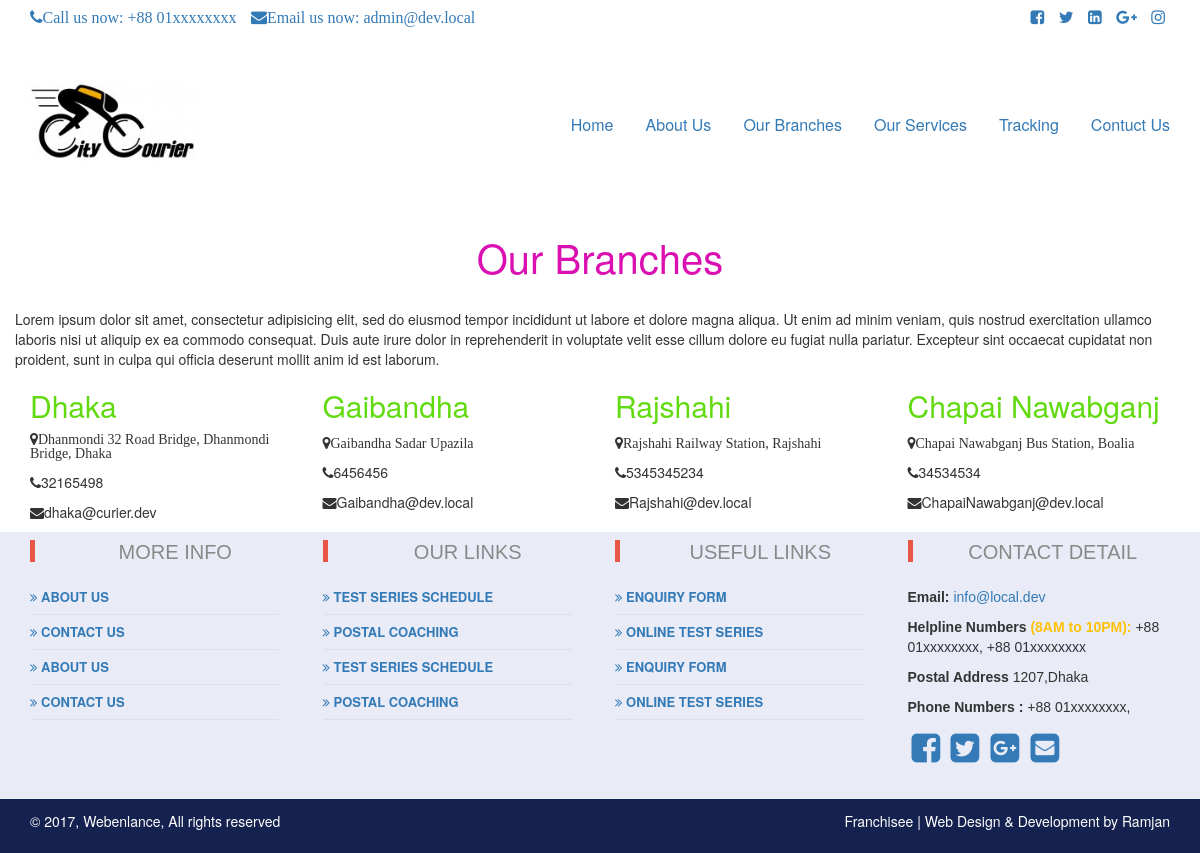
/branch.php, run on the app's committed database.
### tables this page shows
CREATE TABLE `branch` (
  `branch_id` int(11) NOT NULL,
  `branch_name` varchar(64) NOT NULL,
  `b_location` text NOT NULL,
  `b_phone` varchar(16) NOT NULL,
  `b_email` varchar(64) NOT NULL
);

### branch.php (the view, shortened to what this page needs)
	<?php include ('template/header.php'); ?>
</head>
<body>
	<?php include('template/nav.php');
$call = $connection->prepare("SELECT * FROM `branch`");
$call->execute();
$getdbvalue = $call->fetchAll();
 ?>
	<div class="container">
		<div class="row">
			<h4 class="b_title">Our Branches</h4>
			<p>Lorem ipsum dolor sit amet, consectetur adipisicing elit, sed do eiusmod
			tempor incididunt ut labore et dolore magna aliqua. Ut enim ad minim veniam,
			quis nostrud exercitation ullamco laboris nisi ut aliquip ex ea commodo
			consequat. Duis aute irure dolor in reprehenderit in voluptate velit esse
			cillum dolore eu fugiat nulla pariatur. Excepteur sint occaecat cupidatat non
			proident, sunt in culpa qui officia deserunt mollit anim id est laborum.</p>
		</div>
	</div>
	<div class="container">
		<div class="row">
            <?php foreach ($getdbvalue as $tablem ){ ?>
            <div class="col-lg-3">
                <h4 class="bre_title"><?php echo $tablem["branch_name"];?></h4>
	            <p> <i class="fa fa-map-marker"><?php echo $tablem["b_location"];?></i></p>
	            <p><i class="fa fa-phone"></i><?php echo $tablem["b_phone"];?></p>
	            <p><i class="fa fa-envelope"></i><?php echo $tablem["b_email"];?></p>
            </div>
            <?php } ?>
		</div>
	</div>
	<?php include('template/footer.php') ?>
</body>
</html>

### template/header.php (shortened to what this page needs)
<!DOCTYPE html>
<html>
<head>
	<link rel="stylesheet" href="css/bootstrap.min.css">
	<link rel="stylesheet" href="css/bootstrap-theme.min.css">
	<link rel="stylesheet" href="css/font-awesome.min.css">
	<link rel="stylesheet" href="css/jquery.bxslider.css">
	<link rel="stylesheet" href="css/style.css">

### template/nav.php
<nav class="navbar" >
		<div class="top-bar">
			<div class="container">
				<div class="row">
					<div class="col-lg-6">
						<ul class="list-inline">
							<li><a href=""><i class="fa fa-phone">Call us now: +88 01xxxxxxxx</i></a></li>
							<li><a href=""><i class="fa fa-envelope">Email us now: admin@dev.local</i></a></li>
						</ul>
					</div>
					<div class="col-lg-6 text-right ">
						<ul class="list-inline">
							<li><a href=""><i class="fa fa-facebook-square"></i></a></li>
							<li><a href=""><i class="fa fa-twitter"></i></a></li>
							<li><a href=""><i class="fa fa-linkedin-square"></i></a></li>
							<li><a href=""><i class="fa fa-google-plus"></i></a></li>
							<li><a href=""><i class="fa fa-instagram"></i></a></li>
						</ul>
					</div>
				</div>
			</div>
		</div>
		<div class="container">
			<div class="row">
				<div class="nav">
					<div class="col-lg-2">
						<div class="logo-header">
							<a href="index.php"><img src="images/logo.png" alt="logo"></a>
						</div>
					</div>
					<div class="col-lg-10">
						<div class="main-header">
							<ul class="nav nav-pills navbar-right">
								<li><a href="index.php">Home</a></li>
								<li><a href="about-us.php">About Us</a></li>
								<li><a href="branch.php">Our Branches</a></li>
								<li><a href="service.php">Our Services</a></li>
								<li><a href="ptracking.php">Tracking</a></li>
								<li><a href="contuct-us.php">Contuct Us</a></li>
							</ul>
						</div>
					</div>
				</div>
			</div>
		</div>
	</nav>

### template/footer.php (shortened to what this page needs)
<footer class="footer1">
<div class="container">
<div class="row">
            <div class="col-lg-3 col-md-3">
                <ul class="list-unstyled clear-margins">
                	<li class="widget-container widget_nav_menu">
                        <h1 class="title-widget">More Info</h1>
                         <ul>
                        	<li><a  href="#"><i class="fa fa-angle-double-right"></i> About Us</a></li>
                            <li><a  href="#"><i class="fa fa-angle-double-right"></i> Contact Us</a></li>
                            <li><a  href="#"><i class="fa fa-angle-double-right"></i> About Us</a></li>
                            <li><a  href="#"><i class="fa fa-angle-double-right"></i> Contact Us</a></li>
                        </ul>
					</li>
                </ul>
            </div>
            <div class="col-lg-3 col-md-3">
                <ul class="list-unstyled clear-margins">
                	<li class="widget-container widget_nav_menu">
                        <h1 class="title-widget">Our links</h1>
                        <ul>
							<li><a  href="#"><i class="fa fa-angle-double-right"></i>  Test Series Schedule</a></li>
                            <li><a  href="#"><i class="fa fa-angle-double-right"></i>  Postal Coaching</a></li>
                            <li><a  href="#"><i class="fa fa-angle-double-right"></i>  Test Series Schedule</a></li>
                            <li><a  href="#"><i class="fa fa-angle-double-right"></i>  Postal Coaching</a></li>
                        </ul>
					</li>
                </ul>
            </div>
            <div class="col-lg-3 col-md-3">
            	<ul class="list-unstyled clear-margins">
                    <li class="widget-container widget_nav_menu">
                    	<h1 class="title-widget">Useful links</h1>
                        <ul>
							<li><a href="#"><i class="fa fa-angle-double-right"></i> Enquiry Form</a></li>
							<li><a href="#"><i class="fa fa-angle-double-right"></i> Online Test Series</a></li>
							<li><a href="#"><i class="fa fa-angle-double-right"></i> Enquiry Form</a></li>
							<li><a href="#"><i class="fa fa-angle-double-right"></i> Online Test Series</a></li>
                        </ul>
                    </li>
                </ul>
            </div>
            <div class="col-lg-3 col-md-3">
                <ul class="list-unstyled clear-margins">
                    <li class="widget-container widget_recent_news">
                    <h1 class="title-widget">Contact Detail </h1>
                        <div class="footerp">
                                <p><b>Email:</b> <a href="#">info@local.dev</a></p>
                                <p><b>Helpline Numbers </b>
    <b style="color:#ffc106;">(8AM to 10PM):</b>  +88 01xxxxxxxx, +88 01xxxxxxxx </p>
    <p><b> Postal Address</b> 1207,Dhaka</p>
    <p><b>Phone Numbers : </b>+88 01xxxxxxxx, </p>
                                </div>
        <div class="social-icons">
            <ul class="nomargin">
                <a href="#"><i class="fa fa-facebook-square fa-3x social-fb" id="social"></i></a>
	            <a href="#"><i class="fa fa-twitter-square fa-3x social-tw" id="social"></i></a>
	            <a href="#"><i class="fa fa-google-plus-square fa-3x social-gp" id="social"></i></a>
	            <a href="#"><i class="fa fa-envelope-square fa-3x social-em" id="social"></i></a>
            </ul>
		</div>
                    </li>
                </ul>
            </div>
        </div>
</div>
</footer>
<div class="footer-bottom">
	<div class="container">
		<div class="row">
			<div class="col-xs-12 col-sm-6 col-md-6 col-lg-6">
				<div class="copyright">
					<p>© 2017, Webenlance, All rights reserved</p>
				</div>
			</div>
			<div class="col-xs-12 col-sm-6 col-md-6 col-lg-6">
				<div class="design">
					<a href="#">Franchisee </a> |  <a href="#">Web Design & Development by Ramjan</a>
				</div>
			</div>
		</div>
	</div>
</div>

### css/style.css (style rules this page uses)
.top-bar { padding-top: 5px; font-size: 16px; color: #fff; }
.main-header { padding-top: 65px; font-size: 16px; }
img { max-width: 100%; }
h4.bre_title { color: #62DA10; font-size: 30px; }
h4.b_title { color: #DA10B2; text-align: center; margin-bottom: 30px; font-size: 40px; }
.footer1 { background: #e9ecf7; padding-top: 10px; padding-right: 0; padding-bottom: 20px; padding-left: 0; }
.title-widget { color: #898989; font-size: 20px; font-weight: 300; line-height: 1; position: relative; text-transform: uppercase; font-family: 'Fjalla One', sans-serif; margin-top: 0; margin-right: 0; margin-bottom: 25px; margin-left: 0; padding-left: 28px; }
.title-widget::before { background-color: #ea5644; content: ""; height: 22px; left: 0px; position: absolute; top: -2px; width: 5px; }
.widget_nav_menu ul { list-style: outside none none; padding-left: 0; }
.widget_nav_menu ul li { font-size: 13px; font-weight: 700; line-height: 20px; position: relative; text-transform: uppercase; border-bottom: 1px solid rgba(0, 0, 0, 0.05); margin-bottom: 7px; padding-bottom: 7px; width:95%; }
.footerp p { font-family: 'Gudea', sans-serif; }
#social { -webkit-transform:scale(0.8); -moz-transform:scale(0.8); -o-transform:scale(0.8); -webkit-transition-duration: 0.5s; -moz-transition-duration: 0.5s; -o-transition-duration: 0.5s; }
.nomargin { margin:0px; padding:0px; }
.footer-bottom { background-color: #15224f; min-height: 30px; width: 100%; }
.copyright { color: #fff; line-height: 30px; min-height: 30px; padding: 7px 0; }
.design { color: #fff; line-height: 30px; min-height: 30px; padding: 7px 0; text-align: right; }
.design a { color: #fff; }
h1 { text-align: center; }

### data on the page
branch: branch_name "Dhaka", b_location "Dhanmondi 32 Road Bridge, Dhanmondi Bridge, Dhaka", b_phone "32165498", b_email "dhaka@curier.dev"
branch: branch_name "Gaibandha", b_location "Gaibandha Sadar Upazila", b_phone "6456456", b_email "Gaibandha@dev.local"
branch: branch_name "Rajshahi", b_location "Rajshahi Railway Station, Rajshahi", b_phone "5345345234", b_email "Rajshahi@dev.local"
branch: branch_name "Chapai Nawabganj", b_location "Chapai Nawabganj Bus Station, Boalia", b_phone "34534534", b_email "ChapaiNawabganj@dev.local"
